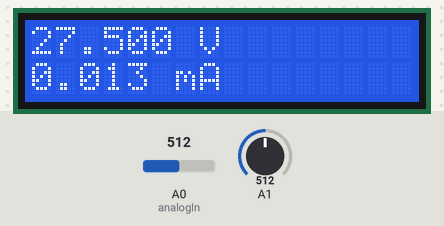
A sketch run on a simulated Arduino Uno, built with avr-gcc and run on an emulated ATmega328P. On the bench: 16×2 character LCD. The inputs (shaded band) are chosen by the test bench; at power-on: A0 (analogIn) = 512, A1 = 512. What the sketch prints to the serial monitor is not drawn.

Above: at 1.2 s.
1.3 s: A0 (analogIn) set to 716
At 1.7 s:
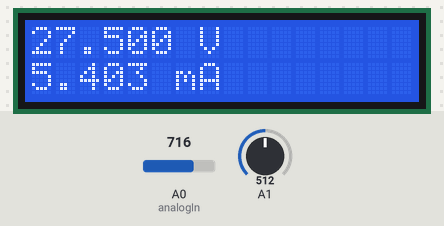
2.8 s: A1 set to 716
At 3.2 s:
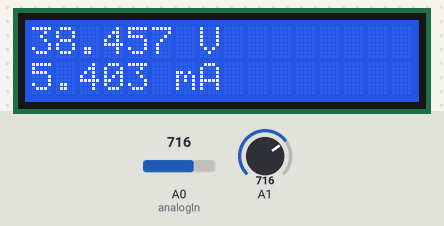
4.3 s: A0 (analogIn) set to 4
At 4.7 s:
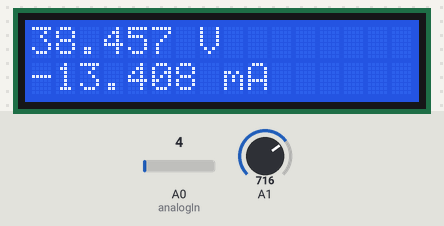
5.9 s: A0 (analogIn) set to 1
At 6.3 s:
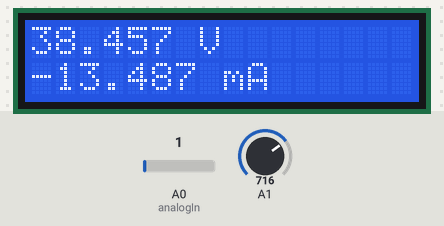
7.4 s: A1 set to 122
At 7.9 s:
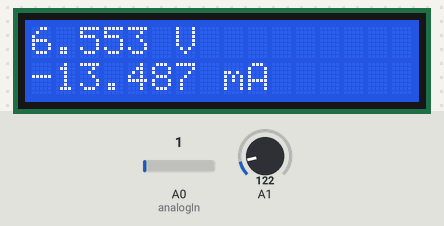
9.0 s: A1 set to 0
At 9.4 s:
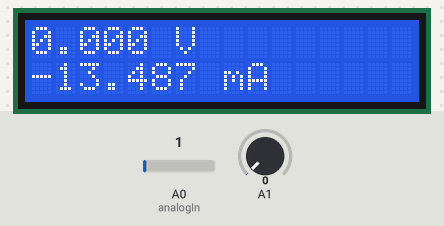
Timing chart, 0 to 11.5 s (numbered marks = the images above; inputs shaded):
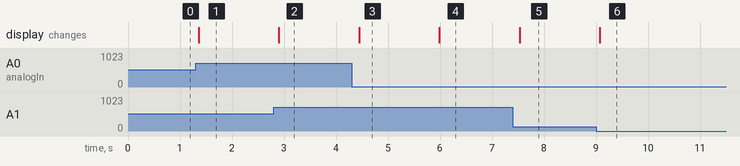

Measured:
- after the input at 1.3 s, the display: changes after 0.06 s (image 1)
- after the input at 2.8 s, the display: changes after 0.10 s (image 2)
- after the input at 4.3 s, the display: changes after 0.14 s (image 3)
- after the input at 5.9 s, the display: changes after 0.09 s (image 4)
- after the input at 7.4 s, the display: changes after 0.13 s (image 5)
- after the input at 9.0 s, the display: changes after 0.08 s (image 6)

The sketch:

solar_temp.ino
```cpp
// include the library code:
#include <LiquidCrystal.h>

// initialize the library with the numbers of the interface pins
LiquidCrystal lcd(12, 11, 2, 3, 4, 5);


const int analogIn = A0;
int mVperAmp = 185; // use 100 for 20A Module and 66 for 30A Module
int RawValue= 0;
int ACSoffset = 2500;
double Voltage = 0;
double Amps = 0;

void setup()
{
 Serial.begin(9600);
 lcd.begin(16, 2);
}

void loop()
{
 RawValue = analogRead(analogIn);
 Voltage = (RawValue / 1023.0) * 5000; // Gets you mV
 Amps = ((Voltage - ACSoffset) / mVperAmp);

 lcd.clear();
 lcd.setCursor(0,0);
 lcd.print(getVoltage(1),3);
 lcd.print(" V");

 lcd.setCursor(0,1);
 lcd.print(Amps,3);
 lcd.print(" mA");

 Serial.print("Raw Value = " ); // shows pre-scaled value
 Serial.print(RawValue);
 Serial.print("\t mV = "); // shows the voltage measured
 Serial.print(Voltage,3); // the '3' after voltage allows you to display 3 digits after decimal point
 Serial.print("\t Amps = "); // shows the voltage measured
 Serial.println(Amps,3); // the '3' after voltage allows you to display 3 digits after decimal point
 delay(250);
}


float getVoltage(int option)
{
  float R1 = 100000.0;
  float R2 = 10000.0; // resistance of R2 (10K)!
  int value = analogRead(option);
  float vout = (value * 5.0) / 1024.0; // see text
  float vin = vout / (R2/(R1+R2));
  if (vin<0.09)
  {
    vin=0.0;//statement to quash undesired reading !
  }
  return vin;
}
```
